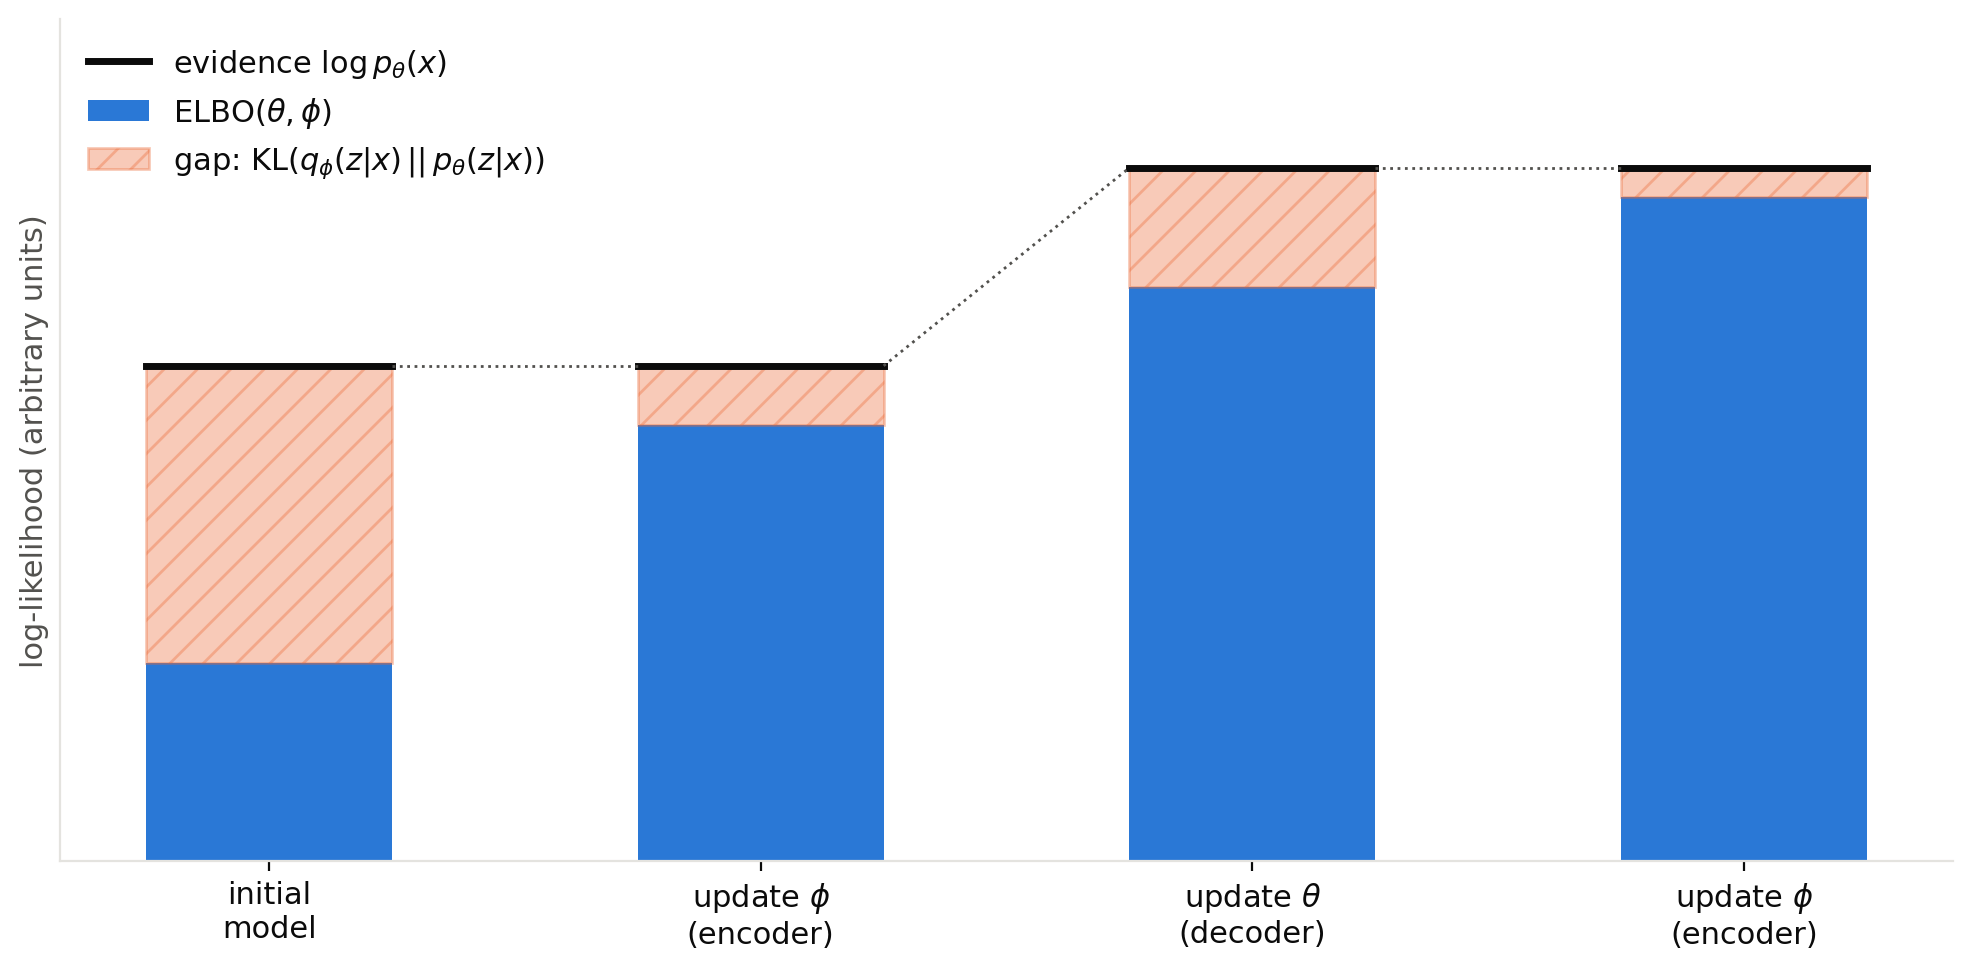

The script that saved this image:
"""Schematic of ELBO maximization (variational inference chapter).

The log-evidence log p(x) is split into the ELBO and the gap KL(q(z|x) || p(z|x)).
Updating the encoder (phi) leaves log p(x) unchanged and closes the gap; updating the decoder (theta) raises the ELBO,
and with it the evidence. The values are arbitrary: only their relations matter.

Run from anywhere: `python src/img/elbo-gap.py` writes `elbo-gap.png` next to this file.
"""

from pathlib import Path

import matplotlib.pyplot as plt

# (label, log-evidence, ELBO) at each step, arbitrary units
STEPS = [
    ("initial\nmodel", 5.0, 2.0),
    ("update $\\phi$\n(encoder)", 5.0, 4.4),
    ("update $\\theta$\n(decoder)", 7.0, 5.8),
    ("update $\\phi$\n(encoder)", 7.0, 6.7),
]

# Palette: categorical slots 1-2 of the dataviz reference palette, plus text/grid tokens
ELBO, GAP = "#2a78d6", "#eb6834"
TEXT, MUTED, GRID = "#0b0b0b", "#52514e", "#e4e3df"

plt.rcParams.update({
    "font.size": 11,
    "text.color": TEXT,
    "axes.labelcolor": MUTED,
    "xtick.color": TEXT,
    "ytick.color": MUTED,
    "axes.edgecolor": GRID,
})

fig, ax = plt.subplots(figsize=(10, 5))
width = 0.5
for k, (label, evidence, elbo) in enumerate(STEPS):
    ax.bar(k, elbo, width, color=ELBO, label="ELBO$(\\theta, \\phi)$" if k == 0 else None)
    ax.bar(k, evidence - elbo, width, bottom=elbo, color=GAP, alpha=0.35, edgecolor=GAP, hatch="//",
           label="gap: KL$(q_\\phi(z|x) \\,||\\, p_\\theta(z|x))$" if k == 0 else None)
    ax.plot([k - width / 2, k + width / 2], [evidence, evidence], color=TEXT, lw=2.5,
            label="evidence $\\log p_\\theta(x)$" if k == 0 else None)
    if k > 0:  # dotted line showing whether the evidence changed
        ax.plot([k - 1 + width / 2, k - width / 2], [STEPS[k - 1][1], evidence], color=MUTED, lw=1, ls=":")

ax.set_xticks(range(len(STEPS)), [s[0] for s in STEPS])
ax.set_yticks([])
ax.set_ylabel("log-likelihood (arbitrary units)")
ax.set_ylim(0, 8.5)
ax.legend(frameon=False, loc="upper left")
for side in ["top", "right"]:
    ax.spines[side].set_visible(False)

fig.tight_layout()
fig.savefig(Path(__file__).with_suffix(".png"), dpi=200, bbox_inches="tight", facecolor="white")
